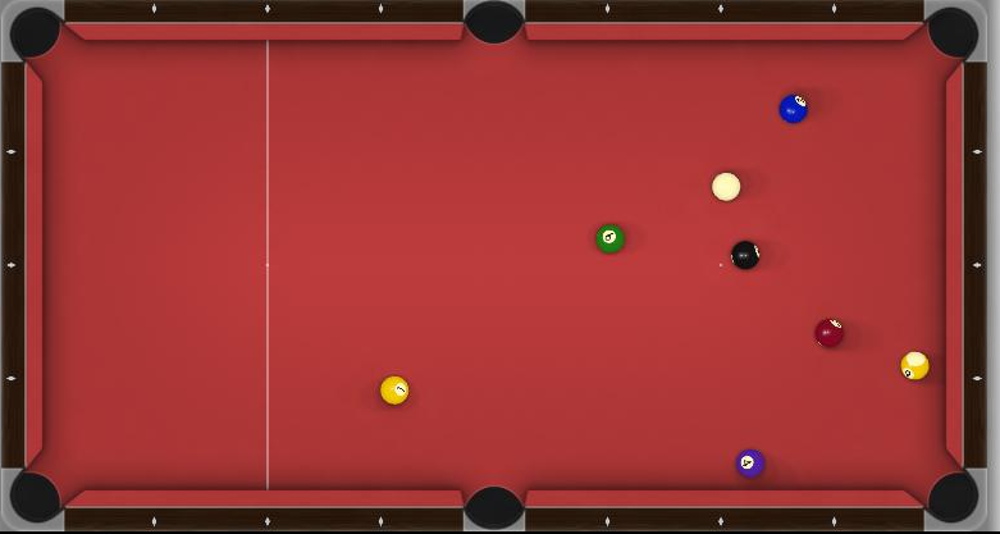
#> input picture poolBIG.png, 1000 x 534 px
$ python -i darkredballfinder.py   (imports and definitions only)   (older library calls are emulated)
#> lines starting #> are read from the running program, lines starting #| are printed output that depends on the picture; after the words box and inside, x2 and y2 are one past the last pixel; in counts of white or black regions, pixels touching at a corner belong together
#> further down, picture is the input picture: shape (534, 1000, 3); mean B, G, R 52.8, 53.9, 152.1
import cv2
import numpy
import math
from enum import Enum

class DarkRedFinder:
    """
    An OpenCV pipeline generated by GRIP.
    """

    def __init__(self):
        """initializes all values to presets or None if need to be set
        """

        self.__rgb_threshold_red = [149, 255.0]
        self.__rgb_threshold_green = [0, 123]
        self.__rgb_threshold_blue = [60, 255]

        self.rgb_threshold_output = None

        self.__find_contours_input = self.rgb_threshold_output
        self.__find_contours_external_only = True

        self.find_contours_output = None

        self.__filter_contours_contours = self.find_contours_output
        self.__filter_contours_min_area = 150
        self.__filter_contours_min_perimeter = 0
        self.__filter_contours_min_width = 0
        self.__filter_contours_max_width = 1000
        self.__filter_contours_min_height = 0
        self.__filter_contours_max_height = 1000
        self.__filter_contours_solidity = [35, 100.0]
        self.__filter_contours_max_vertices = 1000000
        self.__filter_contours_min_vertices = 0
        self.__filter_contours_min_ratio = 0
        self.__filter_contours_max_ratio = 1000

        self.filter_contours_output = None


    def process(self, source0):
        """
        Runs the pipeline and sets all outputs to new values.
        """
        # Step RGB_Threshold0:
        self.__rgb_threshold_input = source0
        (self.rgb_threshold_output) = self.__rgb_threshold(self.__rgb_threshold_input, self.__rgb_threshold_red, self.__rgb_threshold_green, self.__rgb_threshold_blue)

        # Step Find_Contours0:
        self.__find_contours_input = self.rgb_threshold_output
        (self.find_contours_output) = self.__find_contours(self.__find_contours_input, self.__find_contours_external_only)

        # Step Filter_Contours0:
        self.__filter_contours_contours = self.find_contours_output
        # (self.filter_contours_output) = self.__filter_contours(source0,self.__filter_contours_contours, self.__filter_contours_min_area, self.__filter_contours_min_perimeter, self.__filter_contours_min_width, self.__filter_contours_max_width, self.__filter_contours_min_height, self.__filter_contours_max_height, self.__filter_contours_solidity, self.__filter_contours_max_vertices, self.__filter_contours_min_vertices, self.__filter_contours_min_ratio, self.__filter_contours_max_ratio)
        return self.__filter_contours(source0,self.__filter_contours_contours, self.__filter_contours_min_area, self.__filter_contours_min_perimeter, self.__filter_contours_min_width, self.__filter_contours_max_width, self.__filter_contours_min_height, self.__filter_contours_max_height, self.__filter_contours_solidity, self.__filter_contours_max_vertices, self.__filter_contours_min_vertices, self.__filter_contours_min_ratio, self.__filter_contours_max_ratio)


    @staticmethod
    def __rgb_threshold(input, red, green, blue):
        """Segment an image based on color ranges.
        Args:
            input: A BGR numpy.ndarray.
            red: A list of two numbers the are the min and max red.
            green: A list of two numbers the are the min and max green.
            blue: A list of two numbers the are the min and max blue.
        Returns:
            A black and white numpy.ndarray.
        """
        out = cv2.cvtColor(input, cv2.COLOR_BGR2RGB)
        return cv2.inRange(out, (red[0], green[0], blue[0]),  (red[1], green[1], blue[1]))
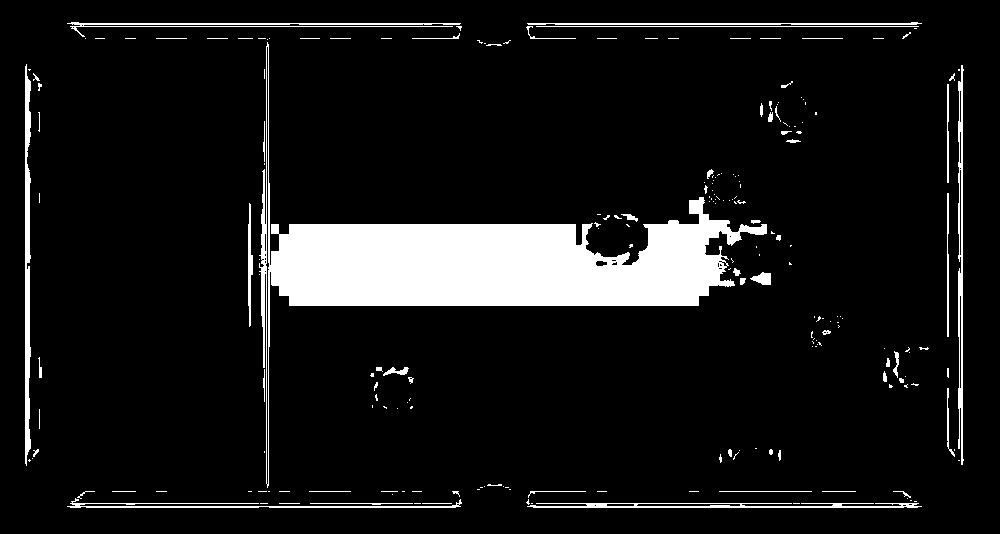
#> returned value: shape (534, 1000); 9% white; 215 white regions (146 under 20 px)

    @staticmethod
    def __find_contours(input, external_only):
        """Sets the values of pixels in a binary image to their distance to the nearest black pixel.
        Args:
            input: A numpy.ndarray.
            external_only: A boolean. If true only external contours are found.
        Return:
            A list of numpy.ndarray where each one represents a contour.
        """
        if(external_only):
            mode = cv2.RETR_EXTERNAL
        else:
            mode = cv2.RETR_LIST
        method = cv2.CHAIN_APPROX_SIMPLE
        im2, contours, hierarchy =cv2.findContours(input, mode=mode, method=method)
        return contours

    @staticmethod
    def __filter_contours(source0,input_contours, min_area, min_perimeter, min_width, max_width,
                        min_height, max_height, solidity, max_vertex_count, min_vertex_count,
                        min_ratio, max_ratio):
        """Filters out contours that do not meet certain criteria.
        Args:
            input_contours: Contours as a list of numpy.ndarray.
            min_area: The minimum area of a contour that will be kept.
            min_perimeter: The minimum perimeter of a contour that will be kept.
            min_width: Minimum width of a contour.
            max_width: MaxWidth maximum width.
            min_height: Minimum height.
            max_height: Maximimum height.
            solidity: The minimum and maximum solidity of a contour.
            min_vertex_count: Minimum vertex Count of the contours.
            max_vertex_count: Maximum vertex Count.
            min_ratio: Minimum ratio of width to height.
            max_ratio: Maximum ratio of width to height.
        Returns:
            Contours as a list of numpy.ndarray.
        """
#> called with min_area = 150, min_perimeter = 0, min_width = 0, max_width = 1000, min_height = 0, max_height = 1000, max_vertex_count = 1000000, min_vertex_count = 0
        output = []
        center= []
        x =0
        y=0
        for contour in input_contours:
            x,y,w,h = cv2.boundingRect(contour)
            if (w < min_width or w > max_width):
                continue
            if (h < min_height or h > max_height):
                continue
            area = cv2.contourArea(contour)
            if (area < min_area):
                continue
            if (cv2.arcLength(contour, True) < min_perimeter):
                continue
            hull = cv2.convexHull(contour)
            solid = 100 * area / cv2.contourArea(hull)
            if (solid < solidity[0] or solid > solidity[1]):
                continue
            if (len(contour) < min_vertex_count or len(contour) > max_vertex_count):
                continue
            ratio = (float)(w) / h
            if (ratio < min_ratio or ratio > max_ratio):
                continue
            output.append(contour)

            M = cv2.moments(contour)
            cX = int(M["m10"] / M["m00"])
            cY = int(M["m01"] / M["m00"])

            cv2.drawContours(source0, contour, -1, (0, 255, 0), 2)
            cv2.circle(source0, (cX, cY), 3, (255, 0, 255), -1)
            cv2.putText(source0, " Brown Ball x ="+str(cX)+", y ="+str(cY), (cX - 20, cY - 20),
            cv2.FONT_HERSHEY_SIMPLEX, 0.5, (255, 255, 255), 2)
            x=cX
            y=cY
            center = [x,y]
#> this loop made 215 passes
#> (w, h, area, solid, ratio, cX) on pass 2: (395, 5, 929.5, 59.85, 79, 704)
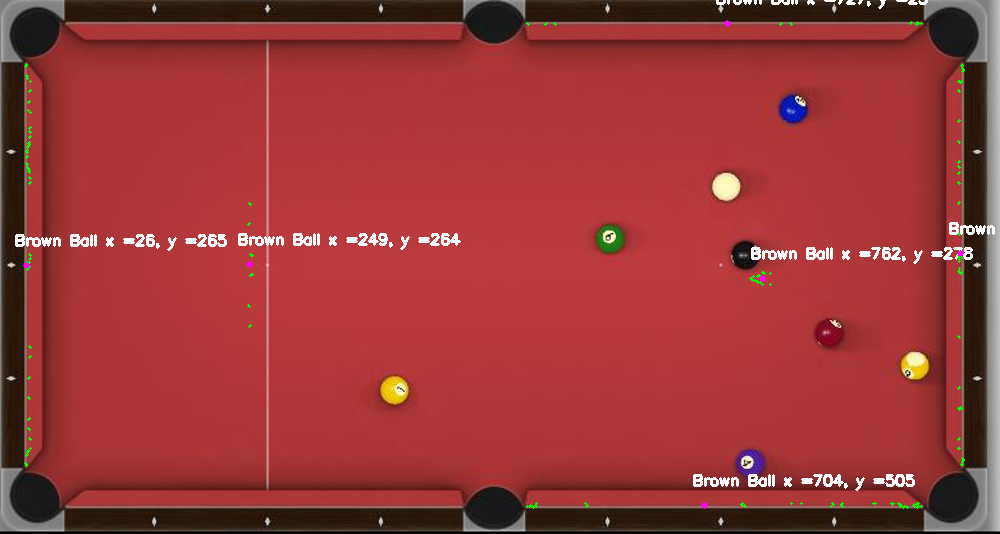
#> source0: shape (534, 1000, 3); mean B, G, R 55.1, 56.5, 153.1
#> after the loop, output = 6 contours; box (x1, y1, x2, y2) and area: (25, 64, 31, 466) 1468, (958, 65, 964, 465) 1200, (527, 503, 922, 508) 930, (527, 22, 922, 25) 377, (248, 203, 253, 327) 243, (750, 272, 771, 285) 152
        return center

>>> import cv2
>>> picture = cv2.imread('poolBIG.png')
>>> result = DarkRedFinder().process(picture)
#> result = [727, 23]

$ run again, on pool.jpg
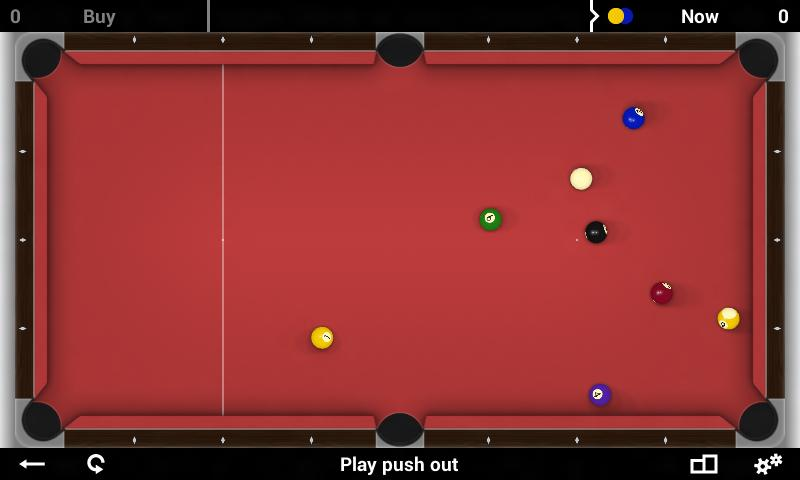
#> input picture pool.jpg, 800 x 480 px
#> picture is the input picture: shape (480, 800, 3); mean B, G, R 50.4, 51.3, 134.7
#> in __rgb_threshold, `return cv2.inRange(out, (red[0], green[0], blue[0]),  (red[1], green[1..`:
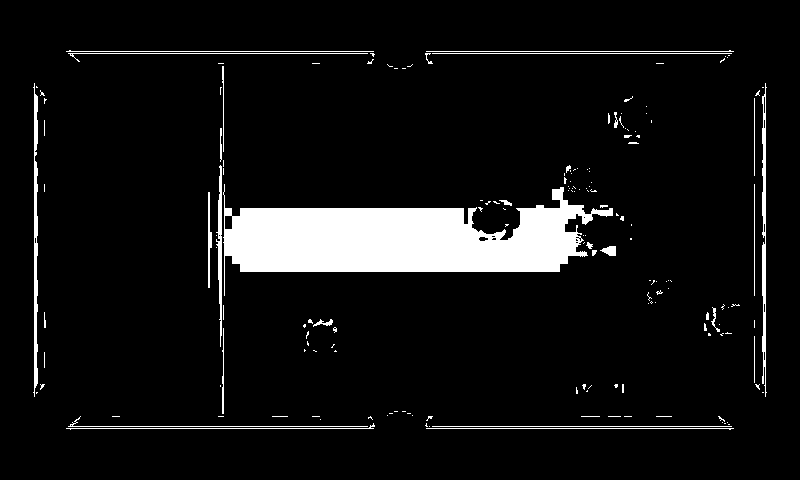
#> returned value: shape (480, 800); 7.4% white; 172 white regions (142 under 20 px)
#> the loop in __filter_contours, `for contour in input_contours:` made 172 passes
#> (w, h, area) on passes 51, 57: (2, 86, 36.5), (20, 8, 43)
#> after the loop in __filter_contours, `for contour in input_contours:`:
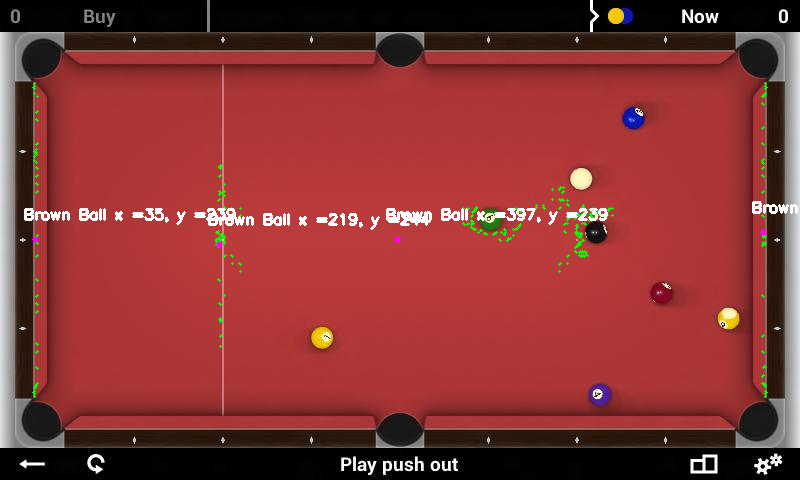
#> source0: shape (480, 800, 3); mean B, G, R 52.3, 54, 135
#> after the loop in __filter_contours, `for contour in input_contours:`: output = 4 contours; box (x1, y1, x2, y2) and area: (223, 184, 613, 296) 20834, (33, 83, 38, 397) 708, (762, 83, 767, 397) 667, (216, 165, 222, 347) 376
#> result = [35, 239]
